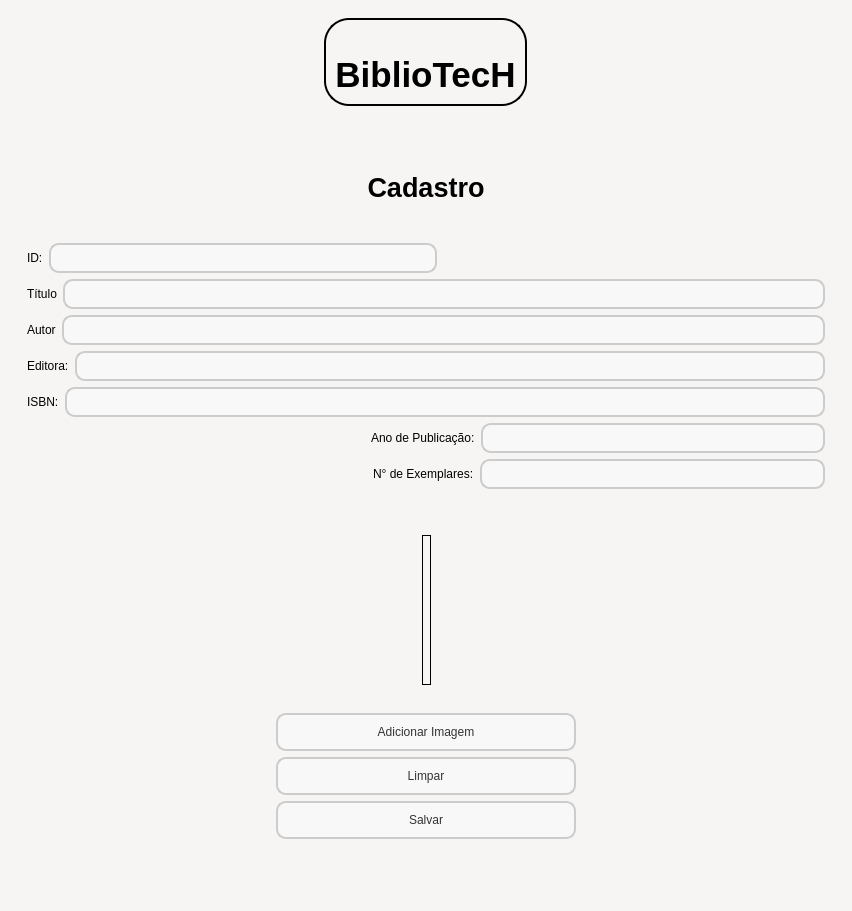
<?xml version="1.0" encoding="UTF-8"?>
<ui version="4.0">
 <class>MainWindow</class>
 <widget class="QMainWindow" name="MainWindow">
  <property name="geometry">
   <rect>
    <x>0</x>
    <y>0</y>
    <width>852</width>
    <height>911</height>
   </rect>
  </property>
  <property name="windowTitle">
   <string>MainWindow</string>
  </property>
  <property name="styleSheet">
   <string notr="true">background-color: rgb(246, 245, 244);
color: black;</string>
  </property>
  <widget class="QWidget" name="centralwidget">
   <layout class="QVBoxLayout" name="verticalLayout_2">
    <item>
     <widget class="QWidget" name="widget" native="true">
      <layout class="QHBoxLayout" name="horizontalLayout_20">
       <item>
        <spacer name="horizontalSpacer_13">
         <property name="orientation">
          <enum>Qt::Horizontal</enum>
         </property>
         <property name="sizeHint" stdset="0">
          <size>
           <width>339</width>
           <height>20</height>
          </size>
         </property>
        </spacer>
       </item>
       <item>
        <widget class="QFrame" name="frame">
         <property name="styleSheet">
          <string notr="true">
   border-radius: 25%;
	border: 2px solid #000000
</string>
         </property>
         <property name="frameShape">
          <enum>QFrame::StyledPanel</enum>
         </property>
         <property name="frameShadow">
          <enum>QFrame::Raised</enum>
         </property>
         <layout class="QVBoxLayout" name="verticalLayout_9">
          <item>
           <layout class="QHBoxLayout" name="horizontalLayout">
            <item>
             <spacer name="horizontalSpacer_15">
              <property name="orientation">
               <enum>Qt::Horizontal</enum>
              </property>
              <property name="sizeHint" stdset="0">
               <size>
                <width>40</width>
                <height>20</height>
               </size>
              </property>
             </spacer>
            </item>
            <item>
             <widget class="QLabel" name="img_cabecalho">
              <property name="minimumSize">
               <size>
                <width>0</width>
                <height>0</height>
               </size>
              </property>
              <property name="maximumSize">
               <size>
                <width>100</width>
                <height>100</height>
               </size>
              </property>
              <property name="styleSheet">
               <string notr="true">border: none;</string>
              </property>
              <property name="text">
               <string/>
              </property>
              <property name="pixmap">
               <pixmap resource="../../imagens/imagens.qrc">:/icons/logo_icone.png</pixmap>
              </property>
              <property name="scaledContents">
               <bool>true</bool>
              </property>
             </widget>
            </item>
            <item>
             <spacer name="horizontalSpacer_16">
              <property name="orientation">
               <enum>Qt::Horizontal</enum>
              </property>
              <property name="sizeHint" stdset="0">
               <size>
                <width>40</width>
                <height>20</height>
               </size>
              </property>
             </spacer>
            </item>
           </layout>
          </item>
          <item>
           <widget class="QLabel" name="txt_cabecalho">
            <property name="styleSheet">
             <string notr="true">border: none;</string>
            </property>
            <property name="text">
             <string>&lt;html&gt;&lt;head/&gt;&lt;body&gt;&lt;p align=&quot;center&quot;&gt;&lt;span style=&quot; font-size:26pt; font-weight:600;&quot;&gt;BiblioTecH&lt;/span&gt;&lt;/p&gt;&lt;/body&gt;&lt;/html&gt;</string>
            </property>
           </widget>
          </item>
         </layout>
        </widget>
       </item>
       <item>
        <spacer name="horizontalSpacer_14">
         <property name="orientation">
          <enum>Qt::Horizontal</enum>
         </property>
         <property name="sizeHint" stdset="0">
          <size>
           <width>339</width>
           <height>20</height>
          </size>
         </property>
        </spacer>
       </item>
      </layout>
     </widget>
    </item>
    <item>
     <widget class="QStackedWidget" name="qst_telas">
      <property name="styleSheet">
       <string notr="true">QPushButton {
    border-radius: 10px;
    padding: 10px;
    background-color: #F8F8F8;
    color: #333333;
    border: 2px solid #CCCCCC;
}

QPushButton:hover {
    background-color: #EDEDED;
    border-color: #AAAAAA;
}

QPushButton:pressed {
    background-color: #DDDDDD;
}

QLineEdit {
    border: 2px solid #CCCCCC;
    border-radius: 10px;
    padding: 5px;
    background-color: #F8F8F8;
    color: #333333;
}

QLineEdit:hover {
    border-color: #AAAAAA;
}

QLineEdit:focus {
    border-color: #555555;
}
QLabel{
    border-radius: 10px;
}</string>
      </property>
      <property name="currentIndex">
       <number>2</number>
      </property>
      <widget class="QWidget" name="pag_procurar_livro">
       <layout class="QVBoxLayout" name="verticalLayout_3">
        <item>
         <layout class="QHBoxLayout" name="horizontalLayout_8">
          <item>
           <widget class="QLineEdit" name="txt_input_nome_livro">
            <property name="placeholderText">
             <string>Insira o nome do livro</string>
            </property>
           </widget>
          </item>
          <item>
           <widget class="QPushButton" name="btn_pesquisar_livro">
            <property name="minimumSize">
             <size>
              <width>25</width>
              <height>25</height>
             </size>
            </property>
            <property name="maximumSize">
             <size>
              <width>25</width>
              <height>25</height>
             </size>
            </property>
            <property name="cursor">
             <cursorShape>PointingHandCursor</cursorShape>
            </property>
            <property name="mouseTracking">
             <bool>true</bool>
            </property>
            <property name="styleSheet">
             <string notr="true">QPushButton {
    border: none;
    background-color: none;
    color: none;
}

QPushButton:hover {
    background-color: #F8F8F8;
    color: #333333;
}</string>
            </property>
            <property name="text">
             <string/>
            </property>
            <property name="icon">
             <iconset resource="../../imagens/imagens.qrc">
              <normaloff>:/icons/pesquisar-livro_icone.png</normaloff>:/icons/pesquisar-livro_icone.png</iconset>
            </property>
            <property name="iconSize">
             <size>
              <width>25</width>
              <height>25</height>
             </size>
            </property>
           </widget>
          </item>
          <item>
           <widget class="QPushButton" name="btn_adicionar_livro">
            <property name="minimumSize">
             <size>
              <width>25</width>
              <height>25</height>
             </size>
            </property>
            <property name="maximumSize">
             <size>
              <width>25</width>
              <height>25</height>
             </size>
            </property>
            <property name="cursor">
             <cursorShape>PointingHandCursor</cursorShape>
            </property>
            <property name="mouseTracking">
             <bool>true</bool>
            </property>
            <property name="styleSheet">
             <string notr="true">QPushButton {
    border: none;
    background-color: none;
    color: none;
}

QPushButton:hover {
    background-color: #F8F8F8;
    color: #333333;
}</string>
            </property>
            <property name="text">
             <string/>
            </property>
            <property name="icon">
             <iconset resource="../../imagens/imagens.qrc">
              <normaloff>:/icons/icons8-soma-48_icone.png</normaloff>:/icons/icons8-soma-48_icone.png</iconset>
            </property>
            <property name="iconSize">
             <size>
              <width>20</width>
              <height>20</height>
             </size>
            </property>
           </widget>
          </item>
         </layout>
        </item>
        <item>
         <widget class="QTableWidget" name="tbl_livros">
          <property name="styleSheet">
           <string notr="true">QTableView {
    background-color: #FFFFFF;
    alternate-background-color: #F8F8F8;
    border: 1px solid #CCCCCC;
    gridline-color: #DDDDDD;
}

QTableView::item {
    padding: 5px;
    border-bottom: 1px solid #DDDDDD;
    color: #333333;
}

QTableView::item:selected {
    background-color: #EDEDED;
    color: #FFFFFF;
}

QHeaderView::section {
    background-color: #F8F8F8;
    color: #333333;
    padding: 5px;
    border: none;
}

QHeaderView::section:checked {
    background-color: #EDEDED;
    color: #333333;
}</string>
          </property>
          <column>
           <property name="text">
            <string>ID</string>
           </property>
          </column>
          <column>
           <property name="text">
            <string>Título</string>
           </property>
          </column>
          <column>
           <property name="text">
            <string>Autor</string>
           </property>
          </column>
          <column>
           <property name="text">
            <string>Editora</string>
           </property>
          </column>
          <column>
           <property name="text">
            <string>ISBN</string>
           </property>
          </column>
          <column>
           <property name="text">
            <string>Ano de Publicação</string>
           </property>
          </column>
         </widget>
        </item>
       </layout>
      </widget>
      <widget class="QWidget" name="pag_editar_livro">
       <layout class="QVBoxLayout" name="verticalLayout_8">
        <item>
         <widget class="QFrame" name="imagemLivro">
          <property name="styleSheet">
           <string notr="true">border: none;
</string>
          </property>
          <property name="frameShape">
           <enum>QFrame::StyledPanel</enum>
          </property>
          <property name="frameShadow">
           <enum>QFrame::Raised</enum>
          </property>
          <layout class="QHBoxLayout" name="horizontalLayout_19">
           <item>
            <spacer name="horizontalSpacer_11">
             <property name="orientation">
              <enum>Qt::Horizontal</enum>
             </property>
             <property name="sizeHint" stdset="0">
              <size>
               <width>386</width>
               <height>20</height>
              </size>
             </property>
            </spacer>
           </item>
           <item>
            <widget class="QLabel" name="lbl_imagem_livro_editar">
             <property name="minimumSize">
              <size>
               <width>0</width>
               <height>0</height>
              </size>
             </property>
             <property name="maximumSize">
              <size>
               <width>100</width>
               <height>150</height>
              </size>
             </property>
             <property name="styleSheet">
              <string notr="true">border: 1px solid #000000;</string>
             </property>
             <property name="text">
              <string/>
             </property>
             <property name="pixmap">
              <pixmap resource="../../imagens/imagens.qrc">:/icons/sem_foto_icone.png</pixmap>
             </property>
             <property name="scaledContents">
              <bool>true</bool>
             </property>
            </widget>
           </item>
           <item>
            <spacer name="horizontalSpacer_12">
             <property name="orientation">
              <enum>Qt::Horizontal</enum>
             </property>
             <property name="sizeHint" stdset="0">
              <size>
               <width>386</width>
               <height>20</height>
              </size>
             </property>
            </spacer>
           </item>
          </layout>
         </widget>
        </item>
        <item>
         <widget class="QWidget" name="widget_Visualizar_DadosLivro" native="true">
          <layout class="QVBoxLayout" name="verticalLayout">
           <item>
            <layout class="QHBoxLayout" name="horizontalLayout_6">
             <item>
              <widget class="QLabel" name="lbl_id">
               <property name="text">
                <string>ID:</string>
               </property>
              </widget>
             </item>
             <item>
              <widget class="QLineEdit" name="txt_id">
               <property name="inputMask">
                <string/>
               </property>
               <property name="text">
                <string/>
               </property>
              </widget>
             </item>
             <item>
              <spacer name="horizontalSpacer">
               <property name="orientation">
                <enum>Qt::Horizontal</enum>
               </property>
               <property name="sizeHint" stdset="0">
                <size>
                 <width>40</width>
                 <height>20</height>
                </size>
               </property>
              </spacer>
             </item>
            </layout>
           </item>
           <item>
            <layout class="QHBoxLayout" name="horizontalLayout_7">
             <item>
              <widget class="QLabel" name="lbl_titulo">
               <property name="text">
                <string>Título</string>
               </property>
              </widget>
             </item>
             <item>
              <widget class="QLineEdit" name="txt_titulo">
               <property name="inputMask">
                <string/>
               </property>
               <property name="text">
                <string/>
               </property>
              </widget>
             </item>
            </layout>
           </item>
           <item>
            <layout class="QHBoxLayout" name="horizontalLayout_4">
             <item>
              <widget class="QLabel" name="lbl_autora">
               <property name="text">
                <string>Autor (a)</string>
               </property>
              </widget>
             </item>
             <item>
              <widget class="QLineEdit" name="txt_autora">
               <property name="text">
                <string/>
               </property>
              </widget>
             </item>
            </layout>
           </item>
           <item>
            <layout class="QHBoxLayout" name="horizontalLayout_3">
             <item>
              <widget class="QLabel" name="lbl_editora">
               <property name="text">
                <string>Editora:</string>
               </property>
              </widget>
             </item>
             <item>
              <widget class="QLineEdit" name="txt_editora">
               <property name="text">
                <string/>
               </property>
              </widget>
             </item>
            </layout>
           </item>
           <item>
            <layout class="QHBoxLayout" name="horizontalLayout_5">
             <item>
              <widget class="QLabel" name="lbl_isbn">
               <property name="text">
                <string>ISBN:</string>
               </property>
              </widget>
             </item>
             <item>
              <widget class="QLineEdit" name="txt_isbn">
               <property name="inputMask">
                <string>0-000-00000-0</string>
               </property>
               <property name="text">
                <string>---</string>
               </property>
               <property name="placeholderText">
                <string>I</string>
               </property>
              </widget>
             </item>
            </layout>
           </item>
           <item>
            <layout class="QHBoxLayout" name="horizontalLayout_2">
             <item>
              <widget class="QLabel" name="lbl_anoPublicacao">
               <property name="text">
                <string>Ano de Publicação:</string>
               </property>
              </widget>
             </item>
             <item>
              <widget class="QLineEdit" name="txt_anoPublicacao">
               <property name="inputMask">
                <string>0000</string>
               </property>
               <property name="text">
                <string/>
               </property>
              </widget>
             </item>
             <item>
              <spacer name="horizontalSpacer_2">
               <property name="orientation">
                <enum>Qt::Horizontal</enum>
               </property>
               <property name="sizeHint" stdset="0">
                <size>
                 <width>40</width>
                 <height>20</height>
                </size>
               </property>
              </spacer>
             </item>
            </layout>
           </item>
           <item>
            <layout class="QHBoxLayout" name="horizontalLayout_17">
             <item>
              <widget class="QLabel" name="lbl_numExemplares">
               <property name="text">
                <string>N° de Exemplares:</string>
               </property>
              </widget>
             </item>
             <item>
              <widget class="QLineEdit" name="txt_numExemplares_2">
               <property name="text">
                <string/>
               </property>
              </widget>
             </item>
             <item>
              <spacer name="horizontalSpacer_8">
               <property name="orientation">
                <enum>Qt::Horizontal</enum>
               </property>
               <property name="sizeHint" stdset="0">
                <size>
                 <width>40</width>
                 <height>20</height>
                </size>
               </property>
              </spacer>
             </item>
            </layout>
           </item>
          </layout>
         </widget>
        </item>
        <item>
         <layout class="QHBoxLayout" name="horizontalLayout_18">
          <item>
           <spacer name="horizontalSpacer_10">
            <property name="orientation">
             <enum>Qt::Horizontal</enum>
            </property>
            <property name="sizeHint" stdset="0">
             <size>
              <width>40</width>
              <height>20</height>
             </size>
            </property>
           </spacer>
          </item>
          <item>
           <layout class="QVBoxLayout" name="verticalLayout_7">
            <item>
             <widget class="QPushButton" name="btn_editar">
              <property name="minimumSize">
               <size>
                <width>300</width>
                <height>0</height>
               </size>
              </property>
              <property name="cursor">
               <cursorShape>PointingHandCursor</cursorShape>
              </property>
              <property name="text">
               <string>Editar</string>
              </property>
             </widget>
            </item>
            <item>
             <widget class="QPushButton" name="btn_deletar">
              <property name="cursor">
               <cursorShape>PointingHandCursor</cursorShape>
              </property>
              <property name="text">
               <string>Deletar</string>
              </property>
             </widget>
            </item>
            <item>
             <widget class="QPushButton" name="btn_atualizar">
              <property name="cursor">
               <cursorShape>PointingHandCursor</cursorShape>
              </property>
              <property name="text">
               <string>Atualizar</string>
              </property>
             </widget>
            </item>
           </layout>
          </item>
          <item>
           <spacer name="horizontalSpacer_9">
            <property name="orientation">
             <enum>Qt::Horizontal</enum>
            </property>
            <property name="sizeHint" stdset="0">
             <size>
              <width>40</width>
              <height>20</height>
             </size>
            </property>
           </spacer>
          </item>
         </layout>
        </item>
       </layout>
      </widget>
      <widget class="QWidget" name="page_cadastroLivro">
       <layout class="QVBoxLayout" name="verticalLayout_10">
        <item>
         <widget class="QWidget" name="widget_CadastroLivro" native="true">
          <layout class="QVBoxLayout" name="verticalLayout_4">
           <item>
            <widget class="QLabel" name="lbl_cadastro">
             <property name="text">
              <string>&lt;html&gt;&lt;head/&gt;&lt;body&gt;&lt;p align=&quot;center&quot;&gt;&lt;span style=&quot; font-size:20pt; font-weight:600;&quot;&gt;Cadastro&lt;/span&gt;&lt;/p&gt;&lt;/body&gt;&lt;/html&gt;</string>
             </property>
            </widget>
           </item>
           <item>
            <layout class="QHBoxLayout" name="horizontalLayout_15">
             <item>
              <widget class="QLabel" name="lbl_id_cad">
               <property name="text">
                <string>ID:</string>
               </property>
              </widget>
             </item>
             <item>
              <widget class="QLineEdit" name="txt_id_cad">
               <property name="text">
                <string/>
               </property>
              </widget>
             </item>
             <item>
              <spacer name="horizontalSpacer_3">
               <property name="orientation">
                <enum>Qt::Horizontal</enum>
               </property>
               <property name="sizeHint" stdset="0">
                <size>
                 <width>40</width>
                 <height>20</height>
                </size>
               </property>
              </spacer>
             </item>
            </layout>
           </item>
           <item>
            <layout class="QHBoxLayout" name="horizontalLayout_10">
             <item>
              <widget class="QLabel" name="lbl_titulo_cad">
               <property name="text">
                <string>Título</string>
               </property>
              </widget>
             </item>
             <item>
              <widget class="QLineEdit" name="txt_titulo_cad">
               <property name="text">
                <string/>
               </property>
              </widget>
             </item>
            </layout>
           </item>
           <item>
            <layout class="QHBoxLayout" name="horizontalLayout_11">
             <item>
              <widget class="QLabel" name="lbl_autora_cad">
               <property name="text">
                <string>Autor</string>
               </property>
              </widget>
             </item>
             <item>
              <widget class="QLineEdit" name="txt_autora_cad">
               <property name="text">
                <string/>
               </property>
              </widget>
             </item>
            </layout>
           </item>
           <item>
            <layout class="QHBoxLayout" name="horizontalLayout_12">
             <item>
              <widget class="QLabel" name="lbl_editora_cad">
               <property name="text">
                <string>Editora:</string>
               </property>
              </widget>
             </item>
             <item>
              <widget class="QLineEdit" name="txt_editora_cad">
               <property name="text">
                <string/>
               </property>
              </widget>
             </item>
            </layout>
           </item>
           <item>
            <layout class="QHBoxLayout" name="horizontalLayout_13">
             <item>
              <widget class="QLabel" name="lbl_isbn_cad">
               <property name="text">
                <string>ISBN:</string>
               </property>
              </widget>
             </item>
             <item>
              <widget class="QLineEdit" name="txt_isbn_cad">
               <property name="text">
                <string/>
               </property>
              </widget>
             </item>
            </layout>
           </item>
           <item>
            <layout class="QHBoxLayout" name="horizontalLayout_14">
             <item>
              <spacer name="horizontalSpacer_5">
               <property name="orientation">
                <enum>Qt::Horizontal</enum>
               </property>
               <property name="sizeHint" stdset="0">
                <size>
                 <width>40</width>
                 <height>20</height>
                </size>
               </property>
              </spacer>
             </item>
             <item>
              <widget class="QLabel" name="lbl_anoPublicacao_cad">
               <property name="text">
                <string>Ano de Publicação:</string>
               </property>
              </widget>
             </item>
             <item>
              <widget class="QLineEdit" name="txt_anoPublicacao_cad_2">
               <property name="text">
                <string/>
               </property>
              </widget>
             </item>
            </layout>
           </item>
           <item>
            <layout class="QHBoxLayout" name="horizontalLayout_9">
             <item>
              <spacer name="horizontalSpacer_4">
               <property name="orientation">
                <enum>Qt::Horizontal</enum>
               </property>
               <property name="sizeHint" stdset="0">
                <size>
                 <width>40</width>
                 <height>20</height>
                </size>
               </property>
              </spacer>
             </item>
             <item>
              <widget class="QLabel" name="txt_numExemplares_cad">
               <property name="text">
                <string>N° de Exemplares:</string>
               </property>
              </widget>
             </item>
             <item>
              <widget class="QLineEdit" name="lbn_numExemplares_cad">
               <property name="text">
                <string/>
               </property>
              </widget>
             </item>
            </layout>
           </item>
          </layout>
         </widget>
        </item>
        <item>
         <widget class="QWidget" name="widget_4" native="true">
          <layout class="QVBoxLayout" name="verticalLayout_6">
           <item>
            <layout class="QHBoxLayout" name="horizontalLayout_16">
             <item>
              <spacer name="horizontalSpacer_7">
               <property name="orientation">
                <enum>Qt::Horizontal</enum>
               </property>
               <property name="sizeHint" stdset="0">
                <size>
                 <width>40</width>
                 <height>20</height>
                </size>
               </property>
              </spacer>
             </item>
             <item>
              <widget class="QLabel" name="frame_imagemLivro">
               <property name="minimumSize">
                <size>
                 <width>0</width>
                 <height>0</height>
                </size>
               </property>
               <property name="maximumSize">
                <size>
                 <width>100</width>
                 <height>150</height>
                </size>
               </property>
               <property name="autoFillBackground">
                <bool>false</bool>
               </property>
               <property name="styleSheet">
                <string notr="true">border: 1px solid #000000;</string>
               </property>
               <property name="text">
                <string/>
               </property>
               <property name="pixmap">
                <pixmap resource="../../imagens/imagens.qrc">:/icons/sem_foto_icone.png</pixmap>
               </property>
               <property name="scaledContents">
                <bool>true</bool>
               </property>
              </widget>
             </item>
             <item>
              <spacer name="horizontalSpacer_6">
               <property name="orientation">
                <enum>Qt::Horizontal</enum>
               </property>
               <property name="sizeHint" stdset="0">
                <size>
                 <width>40</width>
                 <height>20</height>
                </size>
               </property>
              </spacer>
             </item>
            </layout>
           </item>
           <item>
            <layout class="QHBoxLayout" name="horizontalLayout_21">
             <item>
              <spacer name="horizontalSpacer_17">
               <property name="orientation">
                <enum>Qt::Horizontal</enum>
               </property>
               <property name="sizeHint" stdset="0">
                <size>
                 <width>40</width>
                 <height>20</height>
                </size>
               </property>
              </spacer>
             </item>
             <item>
              <layout class="QVBoxLayout" name="verticalLayout_5">
               <item>
                <widget class="QPushButton" name="btn_addImagem_cad">
                 <property name="minimumSize">
                  <size>
                   <width>300</width>
                   <height>0</height>
                  </size>
                 </property>
                 <property name="cursor">
                  <cursorShape>PointingHandCursor</cursorShape>
                 </property>
                 <property name="text">
                  <string>Adicionar Imagem</string>
                 </property>
                </widget>
               </item>
               <item>
                <widget class="QPushButton" name="btn_limpar_cad">
                 <property name="text">
                  <string>Limpar</string>
                 </property>
                </widget>
               </item>
               <item>
                <widget class="QPushButton" name="btn_salvar_cad">
                 <property name="cursor">
                  <cursorShape>PointingHandCursor</cursorShape>
                 </property>
                 <property name="text">
                  <string>Salvar</string>
                 </property>
                </widget>
               </item>
              </layout>
             </item>
             <item>
              <spacer name="horizontalSpacer_18">
               <property name="orientation">
                <enum>Qt::Horizontal</enum>
               </property>
               <property name="sizeHint" stdset="0">
                <size>
                 <width>40</width>
                 <height>20</height>
                </size>
               </property>
              </spacer>
             </item>
            </layout>
           </item>
          </layout>
         </widget>
        </item>
       </layout>
      </widget>
     </widget>
    </item>
   </layout>
  </widget>
  <widget class="QStatusBar" name="statusbar"/>
 </widget>
 <resources>
  <include location="../../imagens/imagens.qrc"/>
 </resources>
 <connections/>
</ui>
